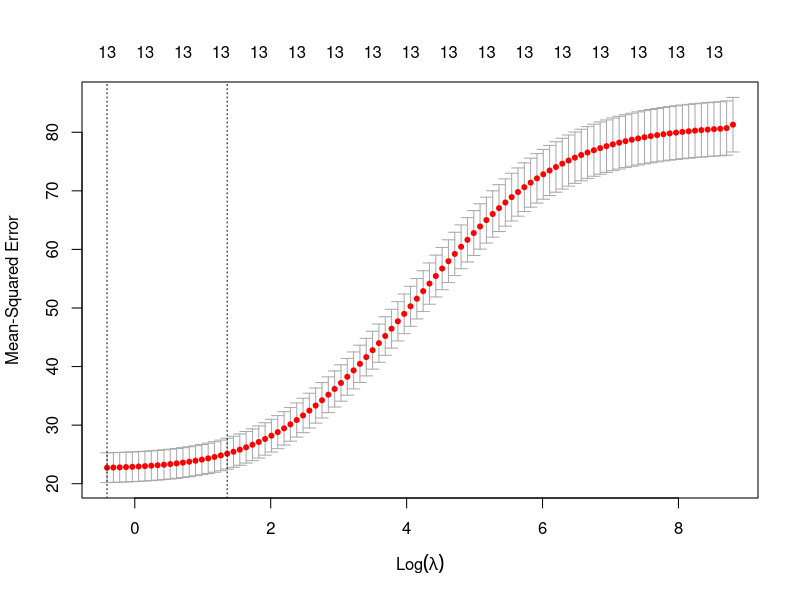
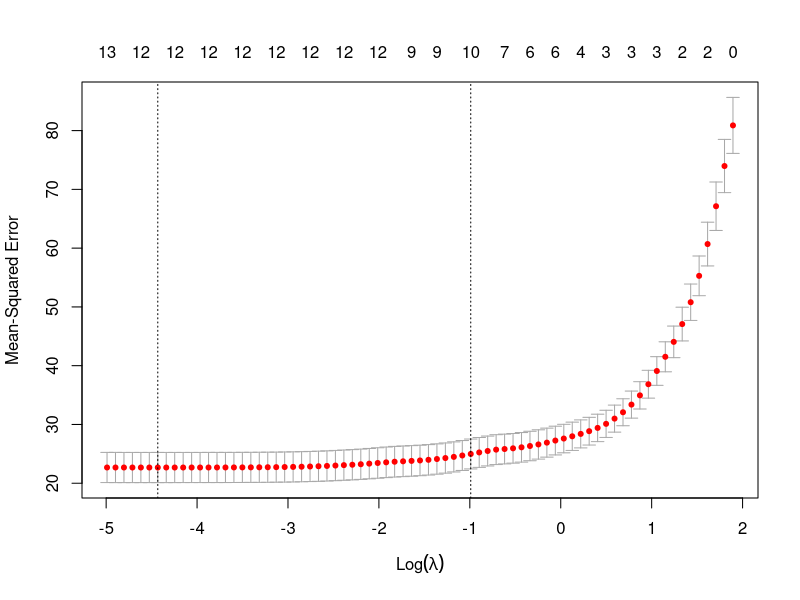

The R script that drew these images, in order:
# Unit 28. Linear Regression 4. Penalized Regression

library(MASS)
str(Boston)

library(caret)
set.seed(123)
train <- createDataPartition(y=Boston$medv, p=0.7, list=FALSE)
Boston.train <- Boston[train,]
Boston.test <- Boston[-train,]

x <- model.matrix(medv ~ ., Boston.train)[,-1]
y <- Boston.train$medv

library(glmnet)
glmnet(x, y, alpha=1, lambda=NULL)

## Ridge

set.seed(123)
Boston.cv <- cv.glmnet(x=x, y=y, family="gaussian", alpha=0)

plot(Boston.cv)

Boston.cv$lambda.min
log(Boston.cv$lambda.min)

Boston.gnet <- glmnet(x, y, family="gaussian", alpha=0, lambda=Boston.cv$lambda.min)
coef(Boston.gnet)

Boston.test.x <- model.matrix(medv ~ ., Boston.test)[,-1]
Boston.pred <- predict(Boston.gnet, newx=Boston.test.x)
postResample(pred=Boston.pred, obs=Boston.test$medv)

## Lasso

set.seed(123)
Boston.cv <- cv.glmnet(x=x, y=y, family="gaussian", alpha=1)

plot(Boston.cv)

Boston.cv$lambda.min
log(Boston.cv$lambda.min)

Boston.cv$lambda.1se
log(Boston.cv$lambda.1se)

coef(Boston.cv, Boston.cv$lambda.min)

coef(Boston.cv, Boston.cv$lambda.1se)

Boston.gnet1 <- glmnet(x, y, family="gaussian", 
                       alpha=1, lambda=Boston.cv$lambda.min)
Boston.pred1 <- predict(Boston.gnet1, newx=Boston.test.x)
postResample(pred=Boston.pred1, obs=Boston.test$medv)

Boston.gnet2 <- glmnet(x, y, family="gaussian", 
                       alpha=1, lambda=Boston.cv$lambda.1se)
Boston.pred2 <- predict(Boston.gnet2, newx=Boston.test.x)
postResample(pred=Boston.pred2, obs=Boston.test$medv)

## Elastic net

library(caret)
set.seed(123)
Boston.cv <- train(form=medv ~ ., data=Boston.train, method="glmnet",
                   trControl=trainControl(method="cv", number=10),
                   tuneLength=10)

Boston.cv$bestTune

Boston.gnet <- glmnet(x, y, family="gaussian", 
                      alpha=Boston.cv$bestTune$alpha, 
                      lambda=Boston.cv$bestTune$lambda)
coef(Boston.gnet)

Boston.pred <- predict(Boston.gnet, newx=Boston.test.x)
postResample(pred=Boston.pred, obs=Boston.test$medv)

## Comparing different models

library(caret)
lambda <- 10^seq(-5, 5, length=100)
lambda

set.seed(123)
ridge <- train(medv ~ ., data=Boston.train, method="glmnet",
               trControl=trainControl(method="cv", number=10),
               tuneGrid=expand.grid(alpha=0, lambda=lambda))
coef(ridge$finalModel, ridge$bestTune$lambda)
ridge.pred <- predict(ridge, Boston.test)
postResample(pred=ridge.pred, obs=Boston.test$medv)

set.seed(123)
lasso <- train(medv ~ ., data=Boston.train, method="glmnet",
               trControl=trainControl(method="cv", number=10),
               tuneGrid=expand.grid(alpha=1, lambda=lambda))
coef(lasso$finalModel, lasso$bestTune$lambda)
lasso.pred <- predict(lasso, Boston.test)
postResample(pred=lasso.pred, obs=Boston.test$medv)

set.seed(123)
elastic <- train(form=medv ~ ., data=Boston.train, method="glmnet",
                 trControl=trainControl(method="cv", number=10),
                 tuneLength=10)
coef(elastic$finalModel, elastic$bestTune$lambda)
elastic.pred <- predict(elastic, Boston.test)
postResample(pred=elastic.pred, obs=Boston.test$medv)

models <- list(ridge=ridge, lasso=lasso, elastic=elastic)
summary(resamples(models), metric="RMSE")

summary(diff(resamples(models), metric="RMSE"))
